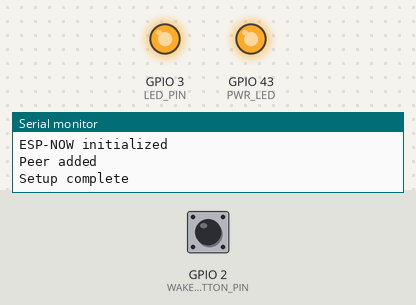
Bench run of a sketch on a simulated ESP32. On the bench: output pins drawn as LEDs (lit = HIGH), the last lines printed to the serial monitor. The test bench sets the inputs (shaded band); at power-on: GPIO 2 (WAKEUP_BUTTON_PIN) LOW.

Above: at 1.2 s.
1.3 s: GPIO 2 (WAKEUP_BUTTON_PIN) pulled HIGH for 0.15 s
3.0 s: GPIO 2 (WAKEUP_BUTTON_PIN) pulled HIGH for 1 s
At 5.2 s:
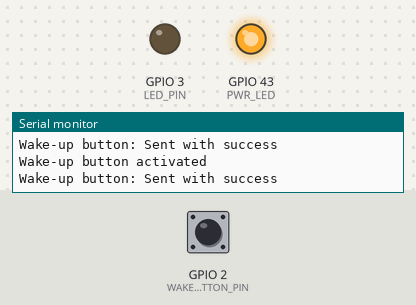
5.5 s: GPIO 2 (WAKEUP_BUTTON_PIN) pulled HIGH for 3.2 s
At 10.1 s:
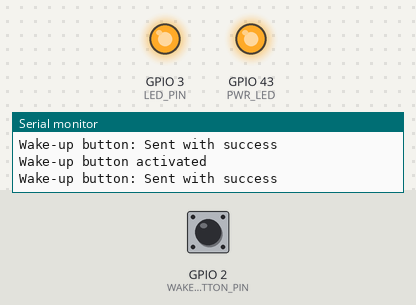
Timing chart, 0 to 11.6 s (numbered marks = the images above; inputs shaded):
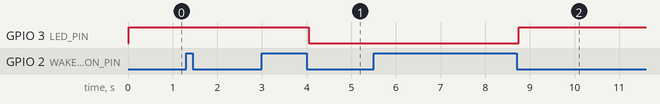

The sketch:

CT_Multi_Zone_s3_sw.ino
```cpp
#include <WiFi.h>
#include <esp_now.h>

#define NUM_RELAYS 9
#define WAKE_THRESHOLD 200000 // Adjust threshold as needed
#define SLEEP_MIN 1
#define LED_PIN 3
#define PWR_LED 43
#define WAKEUP_BUTTON_PIN 2 // GPIO pin for the wake-up button

#define FLASHTIME 200
#define FLASHCOUNT 5

bool relayStates[NUM_RELAYS] = {false};
bool lastSentSuccess = true;
bool ContactorState = false;
uint8_t receiverMac[] = {0xDC, 0xDA, 0x0C, 0xCE, 0xBD, 0xCC}; // Change to your receiver's MAC address
unsigned long startTime;
const unsigned long SLEEP_TIME = SLEEP_MIN * 60 * 1000;
bool anyRelayOn = false;
void setup() {
    Serial.begin(115200);
    delay(20); // Give some time for the serial monitor to connect

    Serial.print("MAC Address: ");
    Serial.println(WiFi.macAddress());
    Serial.println("Starting setup...");
    pinMode(LED_PIN, OUTPUT);
    digitalWrite(LED_PIN, 1);
    pinMode(PWR_LED, OUTPUT);
    digitalWrite(PWR_LED, HIGH);

    // Configure push button pin for wake-up
    pinMode(WAKEUP_BUTTON_PIN, INPUT_PULLDOWN);
    esp_sleep_enable_ext0_wakeup((gpio_num_t)WAKEUP_BUTTON_PIN, HIGH);

    WiFi.mode(WIFI_STA);
    WiFi.disconnect();
    Serial.println("WiFi disconnected");

    if (esp_now_init() != ESP_OK) {
        Serial.println("Error initializing ESP-NOW");
        return;
    }
    Serial.println("ESP-NOW initialized");

    esp_now_peer_info_t peerInfo = {};
    memcpy(peerInfo.peer_addr, receiverMac, 6);
    peerInfo.channel = 0;
    peerInfo.encrypt = false;

    if (esp_now_add_peer(&peerInfo) != ESP_OK) {
        Serial.println("Failed to add peer");
        return;
    }
    Serial.println("Peer added");

    startTime = millis();
    Serial.println("Setup complete");
}

void loop() {

    if (digitalRead(WAKEUP_BUTTON_PIN) == HIGH) {
        delay(50); // Debounce delay

        while (digitalRead(WAKEUP_BUTTON_PIN) == HIGH); // Wait for button release
        delay(50);

        Serial.println("Wake-up button activated");

        // Toggle relay state
        relayStates[0] = !relayStates[0];

        bool anyRelayOn = false;
        for (int i = 0; i < NUM_RELAYS; i++) {
            if (relayStates[i]) {
                anyRelayOn = true;
                break;
            }
        }

        esp_err_t result = esp_now_send(receiverMac, (uint8_t *)relayStates, sizeof(relayStates));

        if (result == ESP_OK) {

            Serial.println("Wake-up button: Sent with success");
            lastSentSuccess = true;
            digitalWrite(LED_PIN, anyRelayOn);
        } else {
            Serial.println("Wake-up button: Error sending the data");
            lastSentSuccess = false;
            errorFlash();
        }

        startTime = millis(); // Reset the start time
    }

    if (millis() - startTime >= SLEEP_TIME) {
        Serial.println("Entering deep sleep...");
        enterDeepSleep();
    }
}

void enterDeepSleep() {
    Serial.println("Preparing to sleep...");
    // Optional: Disable WiFi to save more power before sleep
    WiFi.disconnect(true);
    delay(100); // Give time for WiFi to disconnect properly

    esp_deep_sleep_start();
}

void errorFlash() {
    bool LED = true;
    for (int i = 0; i < FLASHCOUNT * 2; i++) {
        digitalWrite(LED_PIN, LED);
        LED = !LED;
        delay(FLASHTIME);
    }
}

void onDataSent(const uint8_t *mac_addr, esp_now_send_status_t status) {
    Serial.print("\r\nLast Packet Send Status:\t");
    Serial.println(status == ESP_NOW_SEND_SUCCESS ? "Delivery Success" : "Delivery Fail");
}
```

Measured:
- after the input at 3.0 s, GPIO 3 (LED_PIN): HIGH → LOW after 1.1 s
- after the input at 5.5 s, GPIO 3 (LED_PIN): LOW → HIGH after 3.3 s
